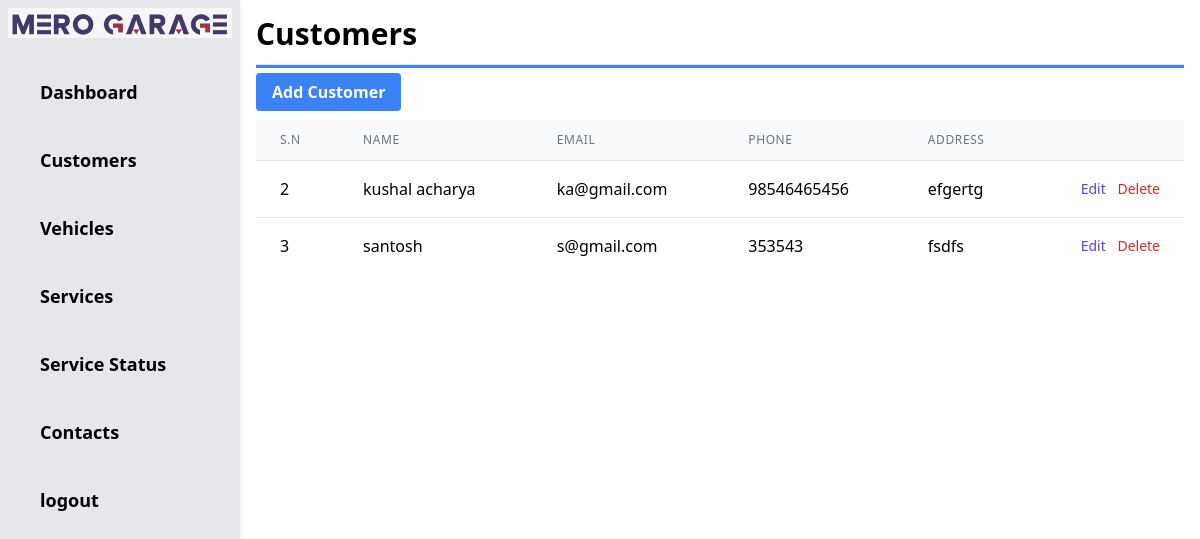
The page /admin/customers.php on the database as committed earlier.
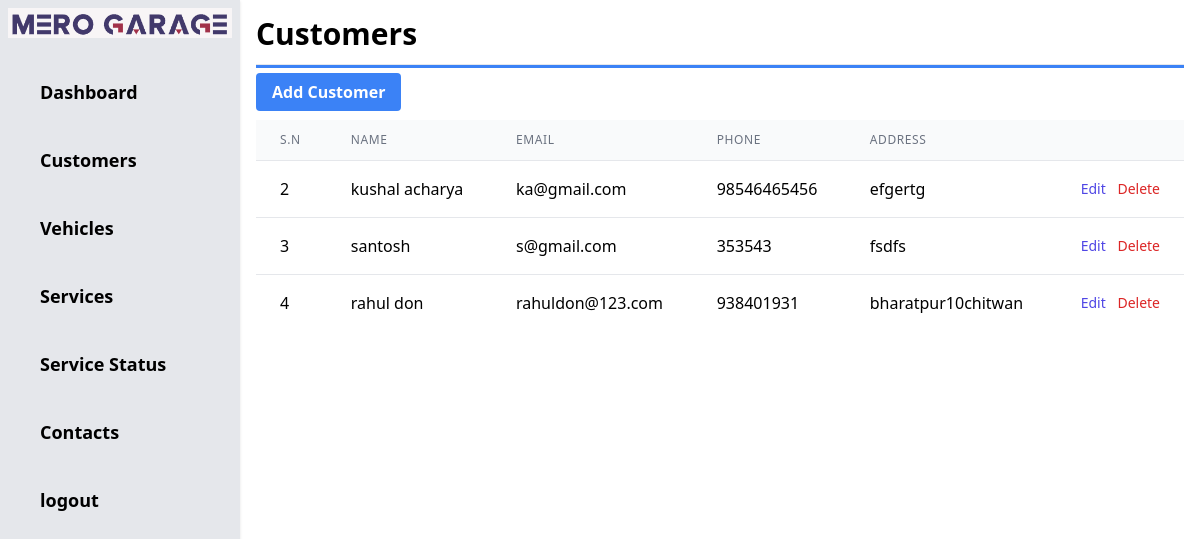
The same page on the database as committed later.
### tables this page shows
CREATE TABLE `customers` (
  `cid` int(11) NOT NULL,
  `cname` varchar(50) NOT NULL,
  `cemail` varchar(50) NOT NULL,
  `cphone` varchar(50) NOT NULL,
  `caddress` text NOT NULL
);

### admin/customers.php (the view, shortened to what this page needs)
<?php include 'header.php'; ?>
<?php
    $qry = "SELECT * FROM customers ORDER BY cid ASC";
    include '../includes/dbconnection.php';
    $result = mysqli_query($conn, $qry);
?>
<h1 class="text-3xl font-bold">Customers</h1>
    <hr class="my-3 h-1 bg-blue-500">
        <div class="mb-4">
            <a href="addcustomer.php" class="bg-blue-500 hover:bg-blue-700 text-white font-bold py-2 px-4 rounded">Add Customer</a>
        </div>
        <div class="">
            <table class="min-w-full divide-y divide-gray-200">
                <thead class="bg-gray-50">
                    <tr>
                        <th scope="col"
                            class="px-6 py-3 text-left text-xs font-medium text-gray-500 uppercase tracking-wider">
                            S.N</th>
                        <th scope="col"
                            class="px-6 py-3 text-left text-xs font-medium text-gray-500 uppercase tracking-wider">
                            Name</th>
                        <th scope="col"
                            class="px-6 py-3 text-left text-xs font-medium text-gray-500 uppercase tracking-wider">
                            Email</th>
                        <th scope="col"
                            class="px-6 py-3 text-left text-xs font-medium text-gray-500 uppercase tracking-wider">
                            Phone</th>
                        <th scope="col"
                            class="px-6 py-3 text-left text-xs font-medium text-gray-500 uppercase tracking-wider">
                            Address</th>
                        <th scope="col" class="relative px-6 py-3">
                        </th>
                    </tr>
                </thead>
                <tbody class="bg-white divide-y divide-gray-200">
                    <?php while($row = mysqli_fetch_assoc($result)){  ?>
                    <tr>
                        <td class="px-6 py-4 whitespace-nowrap"><?php echo $row['cid'];?></td>
                        <td class="px-6 py-4 whitespace-nowrap"><?php echo $row['cname'];?></td>
                        <td class="px-6 py-4 whitespace-nowrap"><?php echo $row['cemail'];?></td>
                        <td class="px-6 py-4 whitespace-nowrap"><?php echo $row['cphone'];?></td>
                        <td class="px-6 py-4 whitespace-nowrap"><?php echo $row['caddress'];?></td>
                        <td class="px-6 py-4 whitespace-nowrap text-right text-sm font-medium">
                            <a href="editcustomer.php?cid=<?php echo $row['cid'];?>" class="text-indigo-600 hover:text-indigo-900 mr-2">Edit</a>
                            <a href="customers.php?cid=<?php echo $row['cid'];?>" class="text-red-600 hover:text-red-900">Delete</a>
                        </td>
                    </tr>
                    <?php } ?>
                </tbody>
            </table>
        </div>

Rows that differ between the two databases and show on the page:
added customers: cid "4", cname "rahul don", cemail "rahuldon@123.com", cphone "938401931", caddress "bharatpur10chitwan"
